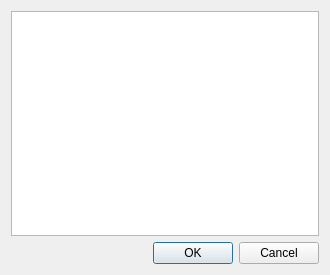
<?xml version="1.0" encoding="UTF-8"?>
<ui version="4.0">
 <class>ScriptParametersDialog</class>
 <widget class="QDialog" name="ScriptParametersDialog">
  <property name="geometry">
   <rect>
    <x>0</x>
    <y>0</y>
    <width>330</width>
    <height>275</height>
   </rect>
  </property>
  <property name="windowTitle">
   <string>Dialog</string>
  </property>
  <layout class="QGridLayout" name="gridLayout">
   <item row="0" column="0">
    <widget class="QTreeView" name="paramView"/>
   </item>
   <item row="1" column="0">
    <widget class="QDialogButtonBox" name="buttonBox">
     <property name="orientation">
      <enum>Qt::Horizontal</enum>
     </property>
     <property name="standardButtons">
      <set>QDialogButtonBox::Cancel|QDialogButtonBox::Ok</set>
     </property>
    </widget>
   </item>
  </layout>
 </widget>
 <resources/>
 <connections>
  <connection>
   <sender>buttonBox</sender>
   <signal>accepted()</signal>
   <receiver>ScriptParametersDialog</receiver>
   <slot>accept()</slot>
   <hints>
    <hint type="sourcelabel">
     <x>248</x>
     <y>254</y>
    </hint>
    <hint type="destinationlabel">
     <x>157</x>
     <y>274</y>
    </hint>
   </hints>
  </connection>
  <connection>
   <sender>buttonBox</sender>
   <signal>rejected()</signal>
   <receiver>ScriptParametersDialog</receiver>
   <slot>reject()</slot>
   <hints>
    <hint type="sourcelabel">
     <x>316</x>
     <y>260</y>
    </hint>
    <hint type="destinationlabel">
     <x>286</x>
     <y>274</y>
    </hint>
   </hints>
  </connection>
 </connections>
</ui>
